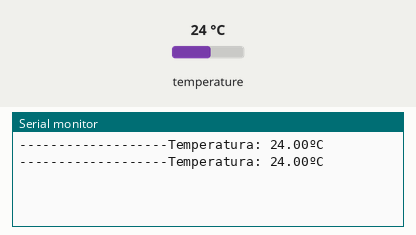
The sketch below on a simulated Arduino Uno, built with avr-gcc and run on an emulated ATmega328P. Shown: the last lines printed to the serial monitor. The inputs (shaded band) are chosen by the test bench; at power-on: temperature 24 °C.

Above: at 3.3 s.
3.4 s: temperature set to 12 °C
At 4.8 s:
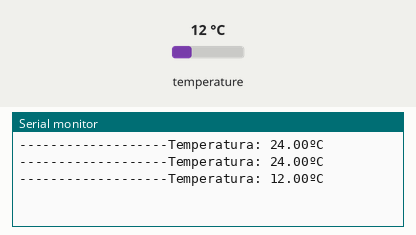
5.9 s: temperature set to 19 °C
At 7.2 s:
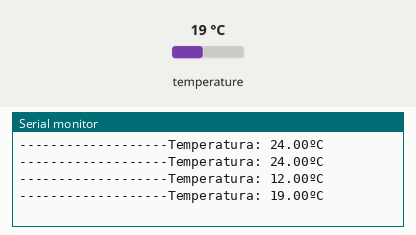
Timing chart, 0 to 8.9 s (numbered marks = the images above; inputs shaded):
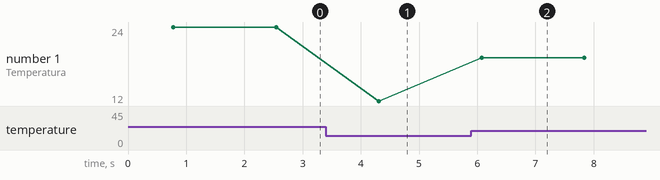

Measured:
- after the input at 3.4 s, the serial monitor: prints a new line after 0.91 s (image 1)
- after the input at 5.9 s, the serial monitor: prints a new line after 0.17 s (image 2)
- plotted number 1: 24 → 12 after the input at 3.4 s, 12 → 19 after the input at 5.9 s

The sketch:

ds18b20_v0.ino
```cpp
#include <OneWire.h>
#include <DallasTemperature.h>

// GPIO where the DS18B20 is connected to
const int oneWireBus = 4;

// Setup a oneWire instance to communicate with any OneWire devices
OneWire oneWire(oneWireBus);

// Pass our oneWire reference to Dallas Temperature sensor
DallasTemperature sensors(&oneWire);

void setup() {
  // Start the Serial Monitor
  Serial.begin(115200);
  // Start the DS18B20 sensor
  sensors.begin();
}

void loop() {
  sensors.requestTemperatures();
  float temperatureC = sensors.getTempCByIndex(0);
  Serial.print("-------------------");
  Serial.print("Temperatura: ");
  Serial.print(temperatureC);
  Serial.println("ºC");
  delay(1000);
}
```
